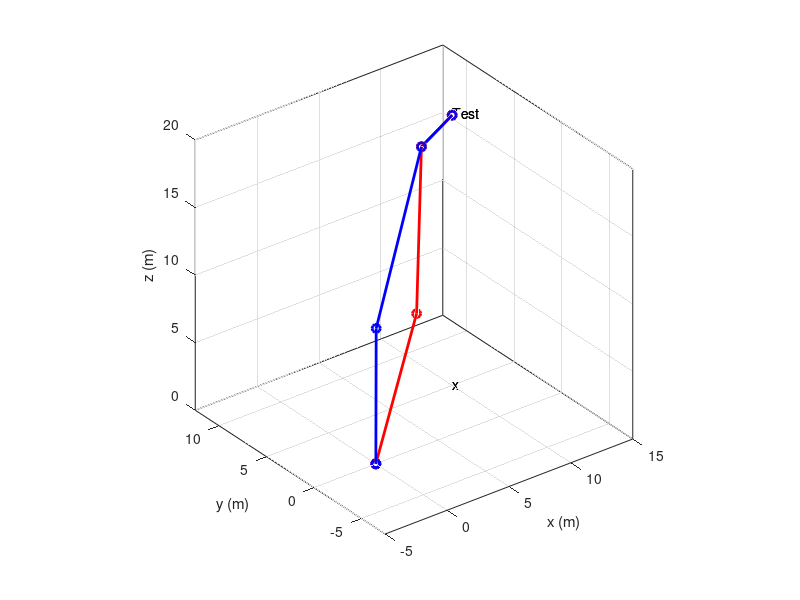
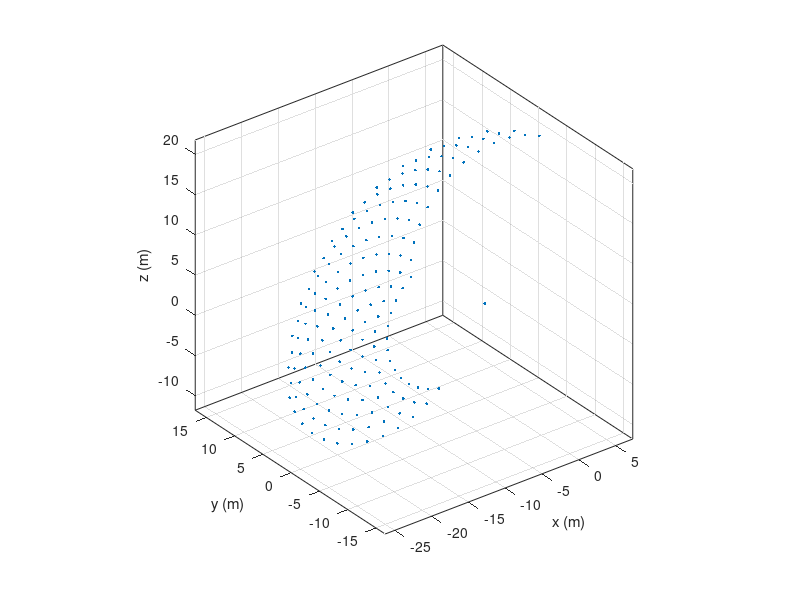

These figures' MATLAB source, in order:
%%%%%%%%%%%%% Raphael Nagel %%%%%%%%%%%
%%%%%%%%%%% Co-Design       %%%%%%%%%
%%%%%%%%%%%%%% December 2012 %%%%%%%%%%%%%
% Forward ands inverse kinematics

clear all
close all
clc

deg2rad = pi/180;
rad2deg = 180/pi;

%% Links Length
l1 = 8.5+9;
l2 = 10 ;
l3 = 12 ;
d5 = 4.5;


%% Desired Position input
x_in = 10;
y_in = 5;
z_in = 20;

%%

p0e = [x_in y_in z_in]';

%%print
disp('Desired position =')
disp(p0e)
if norm(p0e) > l1+l2+l3+d5
    error('desired position is out of the workspace')
end

%% %%%%%%%%%%%% Inverse Kinematics of the Lynx Motion Arm 6 DOF manipulator %%%%%%%%%%%%%%%%%
%% Inverse Kinematic Postition
%theta 1(rotation around base)
q1  = atan2(p0e(2),p0e(1));

p0c = p0e - d5.*[cos(q1) sin(q1) 0]';


xc = p0c(1,1);
yc = p0c(2,1);
zc = p0c(3,1);

disp('Wrist Position =')
disp(p0c)

%%




%% Geometric solution of q1, q2 and q3

%set 1

q31 = atan2(+sqrt(1-((xc^2+yc^2+zc^2-l2^2-l3^2)/(2*l2*l3))^2),((xc^2+yc^2+zc^2-l2^2-l3^2)/(2*l2*l3)));
q21 = -atan2(((l3*sin(q31))/sqrt(xc^2+yc^2+zc^2)),+sqrt(1-((l3*sin(q31))/sqrt(xc^2+yc^2+zc^2))^2))+atan2(zc,sqrt(xc^2+yc^2));
q41 = pi/2 -(q21+q31);



%set 2
q32 = atan2(-sqrt(1-((xc^2+yc^2+zc^2-l2^2-l3^2)/(2*l2*l3))^2),((xc^2+yc^2+zc^2-l2^2-l3^2)/(2*l2*l3)));
q22 = -atan2(((l3*sin(q32))/sqrt(xc^2+yc^2+zc^2)),+sqrt(1-((l3*sin(q32))/sqrt(xc^2+yc^2+zc^2))^2))+atan2(zc,sqrt(xc^2+yc^2));

q42 = pi/2 -(q22+q32);



disp('Solution 1:');
disp([q1 q21 q31 q41]*180/pi);


disp('Solution 2:');
disp([q1 q22 q32 q42]*180/pi);


%% Draw the arm - this is the forward kinematics.
draw_q1 = [q1   q1]';
draw_q2 = [q21   q22]';
draw_q3 = [q31   q32]';
draw_q4 = [q41   q42]';
draw_q5 = [0 0]';


%% Trigonometric abbreviations
c1 = cos(draw_q1);
c12 = cos(draw_q1+draw_q2);
c2 = cos(draw_q2);
c23 = cos(draw_q2+draw_q3);
c234 = cos(draw_q2+draw_q3+draw_q4);
c3 = cos(draw_q3);
c4 = cos(draw_q4);
c5 = cos(draw_q5);

s1= sin(draw_q1);
s2 = sin(draw_q2);
s23 = sin(draw_q2+draw_q3);
s234 = sin(draw_q2+draw_q3+draw_q4);
s3 = sin(draw_q3);
s32 = s23;
s4 = sin(draw_q4);
s5 = sin(draw_q5);
%% Tip position based on handcalculated T05 matrix
xt = c1.*s234.*d5+c1.*c23.*l3+c1.*c2.*l2;
yt = s1.*s234.*d5+s1.*c23.*l3+s1.*c2.*l2;
zt = -c234.*d5+s2.*l2+s23.*l3;
pt = [ xt yt zt ] ;




%% Tip orientation based on handcalculated T05 matrix
r11 = c1.*c234.*c5+s1.*s5; %corresponds to row 1, column 1 of the rotation matrix
r12 = -c1.*c234.*s5+s1.*c5;
r13 = c1.*s234;
r21 = s1.*c234.*c5-c1.*s5;
r22 = -s1.*c234.*s5-c1.*c5;
r23 = s1.*s234;
r31 = s234.*c5;
r32 = -s234.*s5;
r33 = -c234;

rot1 = [r11(1) r12(1) r13(1);
    r21(1) r22(1) r23(1);
    r31(1) r32(1) r33(1)];% we single out the first set of angles
%inputted at the top so that we can produce a complete numerical transformation function



%% plots up to 4 arm positions in 3d
figure (2)

x1 = zeros(4,1);
y1 = zeros(4,1);
z1 = zeros(4,1);

x2 = zeros(4,1);
y2 = zeros(4,1);
z2 = zeros(4,1);

x3 = c1.*c2.*l2;
y3 = s1.*c2.*l2;
z3 = s2.*l2;

x4 = c1.*c23.*l3+c1.*c2.*l2;
y4 = s1.*c23.*l3+s1.*c2.*l2;
z4 = s23.*l3+s2.*l2;




for i = 1:2
    xx = [ x1(i); x2(i); x3(i); x4(i); pt(i,1) ] ;
    yy = [ y1(i); y2(i); y3(i); y4(i); pt(i,2) ] ;
    zz = [ z1(i); z2(i); z3(i); z4(i); pt(i,3) ] ;
    if i==1
        plot3(xx,yy,zz,'ko-','Linewidth',2,'color', 'red')
    else
        plot3(xx,yy,zz,'ko-','Linewidth',2,'color', 'blue')
        
    end
    axis equal
    hold on
    box on
    grid on
    %   calculates the transformation matrix
    %     rot = [r11(i) r12(i) r13(i);
    %         r21(i) r22(i) r23(i);
    %         r31(i) r32(i) r33(i)];
    %     pos = [ xt(i) yt(i) zt(i) ]' ;
    %
    %
    %     disp([rot pos;0 0 0 1]);
    
    
    xlabel('x (m)') ; ylabel('y (m)') ; zlabel('z (m)') ;
    text(pt(1,1),pt(1,2),'x') ; text(pt(1,1) + 0.1,pt(1,2) + 0.1,pt(1,3) + 0.1,'Test') ;
    pause(0.1)
    
    
end



%%%%%%%%%%%%%%%%%%%%%%%%%%%%%%%%%%%%%%%%%%%%%%%%%%%%%%%%%%%%%%%%%%%%%%%
%% Workspace plots the workspace in 3d, takeing into account the joint
%%restrictions

cw1 = 0;
cw2 = 0;
cw3 = 0;
cw4 = 0;
sw1 = 0;
sw2 = 0;
sw3 = 0;
sw4 = 0;
sw12 = 0;
sw23 = 0;
cw23 = 0;
cw12 = 0;
sw234 = 0;
cw234 = 0;
%
figure (3)

xwork = zeros(70000,1) ; % reserving space for the variables, because
ywork = zeros(70000,1) ; % otherwise they would be created later within a loop.
zwork = zeros(70000,1);
p=0;
for i = -181               % for q1
    qw1 = i*pi/180;
    cw1 = cos(qw1);
    sw1 = sin(qw1);
    
    for j = 1:10:135                       % for q2
        qw2 = j*pi/180;
        cw2 = cos(qw2);
        sw2 = sin(qw2);
        
        for k = -135:10:-10        % for q3
            qw3 = k*pi/180;
            cw3 = cos(qw3);
            sw3 = sin(qw3);
            
            
            qw4 = (pi/2-(qw2+qw3)); %q4
            cw4 = cos(qw4);
            sw4 = sin(qw4);
            
            p=p+1;
            
            cw12   = cos(qw1 + qw2);
            sw12   = sin(qw1 + qw2);
            cw23   = cos(qw2 + qw3);
            sw23   = sin(qw2 + qw3);
            cw234  = cos(qw2 + qw3 + (pi/2-(qw2+qw3)));
            sw234  = sin(qw2 + qw3 + (pi/2-(qw2+qw3)) );
            
            
            xwork(p) = cw1*sw234*d5+cw1*cw23*l3+cw1*cw2*l2;
            ywork(p) = sw1*sw234*d5+sw1*cw23*l3+sw1*cw2*l2;
            zwork(p) = -cw234*d5+sw2*l2+sw23*l3;
            if zwork(p) <= -l1
                zwork(p) = -l1;
            end
            
        end
        
    end
end



plot3(xwork,ywork,zwork,'.')
hold on
box on
grid on

xlabel('x (m)') ; ylabel('y (m)') ; zlabel('z (m)') ;
axis equal




